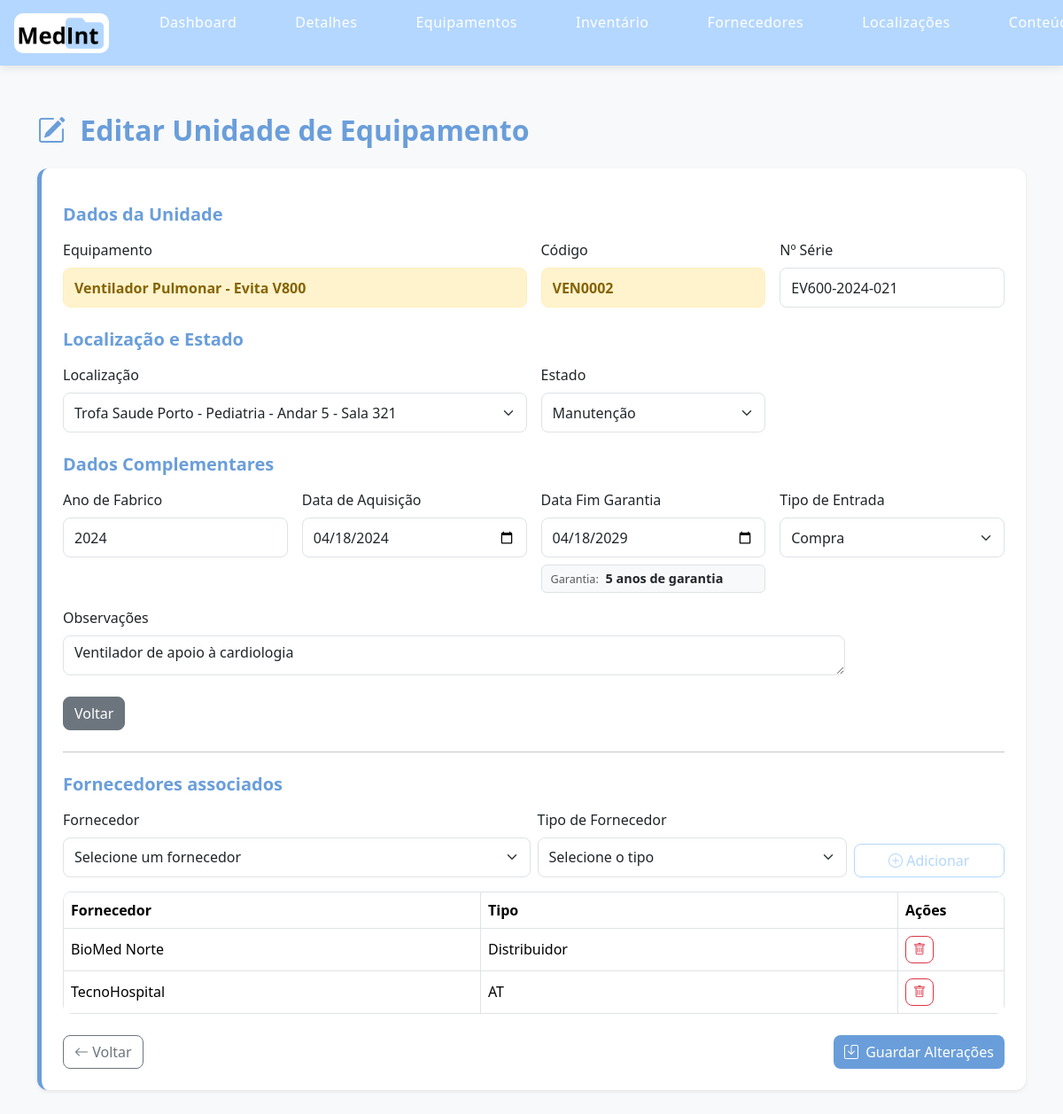
The page /1230798/medint/private/editar_equipamento_unidade.php?id=33 (signed in) on the database its author committed.
### tables this page shows
CREATE TABLE IF NOT EXISTS `equipamentounidade` (
  `id` int NOT NULL AUTO_INCREMENT,
  `idEquipamento` int NOT NULL,
  `Codigo` varchar(20) NOT NULL DEFAULT '',
  `idLocalizacao` int NOT NULL,
  `numSerie` varchar(50) NOT NULL DEFAULT '0',
  `estado` enum('Ativo','Inativo','Manutenção','Calibração','Quarentena','Abatido') NOT NULL,
  `anoFabrico` int NOT NULL DEFAULT '0',
  `dataAquisicao` date NOT NULL,
  `dataFimGarantia` date NOT NULL,
  `tipoEntrada` varchar(50) NOT NULL DEFAULT '' COMMENT 'Compra, Doação, Empréstimo',
  `obs` text NOT NULL,
  PRIMARY KEY (`id`),
  KEY `FK_equipamentounidade_localizacao` (`idLocalizacao`),
  KEY `FK_equipamentounidade_equipamentos` (`idEquipamento`) USING BTREE,
  KEY `Codigo` (`Codigo`),
  CONSTRAINT `FK_equipamentounidade_equipamentos` FOREIGN KEY (`idEquipamento`) REFERENCES `equipamentos` (`id`),
  CONSTRAINT `FK_equipamentounidade_localizacao` FOREIGN KEY (`idLocalizacao`) REFERENCES `localizacao` (`id`)
);

CREATE TABLE IF NOT EXISTS `equipamentos` (
  `id` int NOT NULL AUTO_INCREMENT,
  `descricao` varchar(100) NOT NULL DEFAULT '0',
  `idTipo` int NOT NULL DEFAULT '0',
  `idMarca` int NOT NULL DEFAULT '0',
  `modelo` varchar(100) NOT NULL DEFAULT '0',
  `anosGarantia` int NOT NULL COMMENT 'Garantia em Anos',
  `criticidade` enum('','Baixa','Média','Alta','Suporte de vida') NOT NULL DEFAULT '',
  `componente` bit(1) NOT NULL DEFAULT (0),
  `idfabricante` int DEFAULT NULL,
  `manualSer` varchar(250) DEFAULT NULL,
  `manualTec` varchar(250) DEFAULT NULL,
  `manualCon` varchar(250) DEFAULT NULL,
  PRIMARY KEY (`id`),
  KEY `FK_equipamentos_marca` (`idMarca`) USING BTREE,
  KEY `FK_equipamentos_tipoequipamento` (`idTipo`),
  KEY `FK_equipamentos_fabricante` (`idfabricante`),
  CONSTRAINT `FK_equipamentos_fabricante` FOREIGN KEY (`idfabricante`) REFERENCES `fabricante` (`id`),
  CONSTRAINT `FK_equipamentos_marca` FOREIGN KEY (`idMarca`) REFERENCES `marca` (`id`),
  CONSTRAINT `FK_equipamentos_tipoequipamento` FOREIGN KEY (`idTipo`) REFERENCES `tipoequipamento` (`id`)
);

CREATE TABLE IF NOT EXISTS `localizacao` (
  `id` int NOT NULL AUTO_INCREMENT,
  `idEdificio` int NOT NULL,
  `idServico` int NOT NULL,
  `andar` int NOT NULL,
  `sala` char(20) NOT NULL DEFAULT '',
  PRIMARY KEY (`id`),
  KEY `FK_localizacao_edificios` (`idEdificio`),
  KEY `FK_localizacao_servicos` (`idServico`),
  CONSTRAINT `FK_localizacao_edificios` FOREIGN KEY (`idEdificio`) REFERENCES `edificios` (`id`),
  CONSTRAINT `FK_localizacao_servicos` FOREIGN KEY (`idServico`) REFERENCES `servicos` (`id`)
);

CREATE TABLE IF NOT EXISTS `edificios` (
  `id` int NOT NULL,
  `nome` char(100) NOT NULL DEFAULT '',
  `morada` char(100) NOT NULL DEFAULT '',
  `localidade` char(100) NOT NULL DEFAULT '',
  `codPostal` char(100) NOT NULL DEFAULT '',
  PRIMARY KEY (`id`)
);

CREATE TABLE IF NOT EXISTS `equipamentofornecedores` (
  `idEquipamentoUni` int NOT NULL,
  `idFornecedor` int NOT NULL,
  `TipoFornecedor` enum('','Fabricante','Distribuidor','AT','Consumiveis') NOT NULL COMMENT 'Fabricante/Compra/AT',
  KEY `FK_equipamentofornecedores_fornecedores` (`idFornecedor`),
  KEY `FK_equipamentofornecedores_equipamentos` (`idEquipamentoUni`) USING BTREE,
  CONSTRAINT `FK_equipamentofornecedores_equipamentounidade` FOREIGN KEY (`idEquipamentoUni`) REFERENCES `equipamentounidade` (`id`),
  CONSTRAINT `FK_equipamentofornecedores_fornecedores` FOREIGN KEY (`idFornecedor`) REFERENCES `fornecedores` (`id`)
);

CREATE TABLE IF NOT EXISTS `fornecedores` (
  `id` int NOT NULL AUTO_INCREMENT,
  `nome` char(100) NOT NULL DEFAULT '',
  `morada` char(100) NOT NULL DEFAULT '',
  `localidade` char(100) NOT NULL DEFAULT '',
  `codPostal` char(100) NOT NULL DEFAULT '',
  `telefone` char(50) NOT NULL DEFAULT '',
  `nif` char(20) NOT NULL DEFAULT '',
  `www` char(100) NOT NULL DEFAULT '',
  `email` char(100) DEFAULT NULL,
  PRIMARY KEY (`id`)
);

### 1230798/medint/private/editar_equipamento_unidade.php (the view, shortened to what this page needs)
<?php
$idUnidade = $_GET['id'] ?? ($_POST['id'] ?? '');
try {
    $ligacao = new PDO(
        "mysql:host=" . MYSQL_HOST . ";port=" . MYSQL_PORT . ";dbname=" . MYSQL_DATABASE . ";charset=utf8",
        MYSQL_USERNAME,
        MYSQL_PASSWORD
    );
    $ligacao->setAttribute(PDO::ATTR_ERRMODE, PDO::ERRMODE_EXCEPTION);
    $stmtUnidade = $ligacao->prepare("
        SELECT
            eu.id,
            eu.idEquipamento,
            eu.Codigo,
            eu.idLocalizacao,
            eu.numSerie,
            eu.estado,
            eu.anoFabrico,
            eu.dataAquisicao,
            eu.dataFimGarantia,
            eu.tipoEntrada,
            eu.obs,
            e.descricao AS equipamento,
            e.modelo,
            e.anosGarantia,
            m.descricao AS marca,
            f.nome AS fabricante
        FROM equipamentounidade eu
        INNER JOIN equipamentos e ON eu.idEquipamento = e.id
        INNER JOIN marca m ON e.idMarca = m.id
        LEFT JOIN fabricante f ON e.idfabricante = f.id
        WHERE eu.id = ?
    ");
    $stmtUnidade->execute([$idUnidade]);
    $unidade = $stmtUnidade->fetch(PDO::FETCH_OBJ);
        $localizacoes = $ligacao->query("
            SELECT
                l.id,
                e.nome AS edificio,
                s.descricao AS servico,
                l.andar,
                l.sala
            FROM localizacao l
            INNER JOIN edificios e ON l.idEdificio = e.id
            INNER JOIN servicos s ON l.idServico = s.id
            ORDER BY e.nome, s.descricao, l.andar, l.sala
        ")->fetchAll(PDO::FETCH_OBJ);
    $stmtFornecedoresAssociados = $ligacao->prepare("
        SELECT
            ef.idFornecedor,
            ef.TipoFornecedor,
            f.nome
        FROM equipamentofornecedores ef
        INNER JOIN fornecedores f ON ef.idFornecedor = f.id
        WHERE ef.idEquipamentoUni = ?
        ORDER BY f.nome
    ");
    $stmtFornecedoresAssociados->execute([$idUnidade]);
    $fornecedoresAssociadosAtuais = $stmtFornecedoresAssociados->fetchAll(PDO::FETCH_OBJ);
} catch (Exception $e) {
    $erro = "Erro ao carregar dados: " . $e->getMessage();
    $unidade = null;
    $localizacoes = [];
    $fornecedores = [];
    $fornecedoresAssociadosAtuais = [];
    $chavesFornecedoresAssociados = [];
}
include __DIR__ . '/includes/header_priv.php';
?>
<div class="container py-5" style="padding-top: 100px;">
    <h2 class="mb-4">
        <i class="bi bi-pencil-square me-2 text-primary"></i>
        Editar Unidade de Equipamento
    </h2>
    <?php if ($unidade): ?>
        <div class="card p-4 shadow-sm">
            <form method="post" action="editar_equipamento_unidade.php?id=<?= urlencode($unidade->id) ?>">
                <h5 class="mt-3 mb-3">Dados da Unidade</h5>
                <div class="row g-3 mb-4">
                    <div class="col-md-6">
                        <label class="form-label">Equipamento</label>
                        <input type="text"
                            class="form-control campo-bloqueado"
                            value="<?= htmlspecialchars($unidade->equipamento) ?><?= !empty($unidade->modelo) ? ' - ' . htmlspecialchars($unidade->modelo) : '' ?>"
                            readonly>
                    </div>
                    <div class="col-md-3">
                        <label class="form-label">Código</label>
                        <input type="text"
                            class="form-control campo-bloqueado"
                            value="<?= htmlspecialchars($unidade->Codigo) ?>"
                            readonly>
                    </div>
                    <div class="col-md-3">
                        <label class="form-label">Nº Série</label>
                        <input type="text"
                            name="numSerie"
                            class="form-control"
                            maxlength="50"
                            value="<?= htmlspecialchars($unidade->numSerie) ?>"
                            required>
                    </div>
                </div>
                <h5 class="mt-3 mb-3">Localização e Estado</h5>
                <div class="row g-3 mb-4">
                    <div class="col-md-6">
                        <label class="form-label">Localização</label>
                        <select id="idLocalizacao" name="idLocalizacao" class="form-select" required>
                            <?php foreach ($localizacoes as $loc): ?>
                                <option value="<?= $loc->id ?>"
                                    <?= $unidade->idLocalizacao == $loc->id ? 'selected' : '' ?>>
                                    <?= htmlspecialchars($loc->edificio) ?> -
                                </option>
                            <?php endforeach; ?>
                        </select>
                    </div>
                    <div class="col-md-3">
                        <label class="form-label">Estado</label>
                        <select id="estado" name="estado" class="form-select" required>
                            <option value="Manutenção" <?= $unidade->estado === 'Manutenção' ? 'selected' : '' ?>>Manutenção</option>
                        </select>
                    </div>
                </div>
                <h5 class="mt-3 mb-3">Dados Complementares</h5>
                <div class="row g-3">
                    <div class="col-md-3">
                        <label class="form-label">Ano de Fabrico</label>
                        <input type="number"
                            name="anoFabrico"
                            class="form-control"
                            min="1900"
                            max="2100"
                            value="<?= htmlspecialchars($unidade->anoFabrico) ?>"
                            required>
                    </div>
                    <div class="col-md-3">
                        <label class="form-label">Data de Aquisição</label>
                        <input type="date"
                            name="dataAquisicao"
                            class="form-control"
                            value="<?= htmlspecialchars($unidade->dataAquisicao) ?>"
                            required>
                    </div>
                    <div class="col-md-3">
                        <label class="form-label">Data Fim Garantia</label>
                        <input type="date"
                            name="dataFimGarantia"
                            class="form-control"
                            value="<?= htmlspecialchars($unidade->dataFimGarantia) ?>"
                            required>
                        <div class="mt-2 garantia-info">
                            <small class="text-muted me-1">Garantia:</small>
                            <span class="fw-semibold">
                                <?php if (!empty($unidade->anosGarantia)): ?>
                                    <?= htmlspecialchars($unidade->anosGarantia) ?>
                                    <?= $unidade->anosGarantia == 1 ? 'ano de garantia' : 'anos de garantia' ?>
                                <?php else: ?>
                                    Não definida
                                <?php endif; ?>
                            </span>
                        </div>
                    </div>
                    <div class="col-md-3">
                        <label class="form-label">Tipo de Entrada</label>
                        <select name="tipoEntrada" class="form-select" required>
                            <option value="Compra" <?= $unidade->tipoEntrada === 'Compra' ? 'selected' : '' ?>>
                                Compra
                            </option>
                        </select>
                    </div>
                    <div class="col-md-10">
                        <label class="form-label">Observações</label>
                        <textarea name="obs"
                            class="form-control"
                            rows="2"><?= htmlspecialchars($unidade->obs ?? '') ?></textarea>
                    </div>
                </div>
                <div class="mt-4 d-flex justify-content-between">
                    <a href="detalhes_equipamento.php?id=<?= urlencode($id) ?>"
                    class="btn btn-secondary">
                        Voltar
                    </a>
                </div>
                <div id="areaFornecedores"
                    class="<?= !empty($fornecedoresAssociadosAtuais) ? '' : 'd-none' ?>">
                    <hr class="my-4">
                    <h5 class="mt-3 mb-3">Fornecedores associados</h5>
                    <div class="row g-2 mb-3 align-items-end">
                        <div class="col-md-6">
                            <label class="form-label">Fornecedor</label>
                            <select id="selectFornecedorAssociado" class="form-select">
                                <option value="">Selecione um fornecedor</option>
                            </select>
                        </div>
                        <div class="col-md-4">
                            <label class="form-label">Tipo de Fornecedor</label>
                            <select id="selectTipoFornecedor" class="form-select">
                                <option value="">Selecione o tipo</option>
                            </select>
                        </div>
                        <div class="col-md-2">
                            <button type="button"
                                id="btnAdicionarFornecedor"
                                class="btn btn-outline-primary w-100">
                                <i class="bi bi-plus-circle"></i>
                                Adicionar
                            </button>
                        </div>
                    </div>
                    <div class="table-responsive">
                        <table class="table table-bordered align-middle mb-0" id="tabelaFornecedores">
                            <thead class="table-custom">
                                <tr>
                                    <th>Fornecedor</th>
                                    <th>Tipo</th>
                                    <th style="width: 120px;">Ações</th>
                                </tr>
                            </thead>
                            <tbody>
                                <?php foreach ($fornecedoresAssociadosAtuais as $fornAssoc): ?>
                                    <?php $chave = $fornAssoc->idFornecedor . '|' . $fornAssoc->TipoFornecedor; ?>
                                    <tr data-chave="<?= htmlspecialchars($chave) ?>">
                                        <td>
                                            <?= htmlspecialchars($fornAssoc->nome) ?>
                                        </td>
                                        <td>
                                            <?= htmlspecialchars($fornAssoc->TipoFornecedor) ?>
                                        </td>
                                        <td>
                                            <button type="button"
                                                class="btn btn-sm btn-outline-danger btn-remover-fornecedor">
                                                <i class="bi bi-trash"></i>
                                            </button>
                                        </td>
                                    </tr>
                                <?php endforeach; ?>
                            </tbody>
                        </table>
                    </div>
                    <div class="mt-4 d-flex justify-content-between">
                        <a href="detalhes_equipamento.php" class="btn btn-outline-secondary">
                            <i class="bi bi-arrow-left"></i>
                            Voltar
                        </a>
                        <button type="submit" class="btn btn-primary">
                            <i class="bi bi-save me-1"></i>
                            Guardar Alterações
                        </button>
                    </div>
                </div>
            </form>
        </div>
    <?php endif; ?>
</div>
</body>
</html>

### rows shown on the page
equipamentounidade: idEquipamento.modelo "Ventilador Pulmonar - Evita V800", Codigo "VEN0002", numSerie "EV600-2024-021", idLocalizacao "Trofa Saude Porto - Pediatria - Andar 5 - Sala 321", estado "Manutenção", anoFabrico "2024", dataAquisicao "04/18/2024", dataFimGarantia "04/18/2029", idEquipamento.anosGarantia "5", tipoEntrada "Compra", obs "Ventilador de apoio à cardiologia"
equipamentofornecedores: idFornecedor.nome "BioMed Norte", TipoFornecedor "Distribuidor"
equipamentofornecedores: idFornecedor.nome "TecnoHospital", TipoFornecedor "AT"
